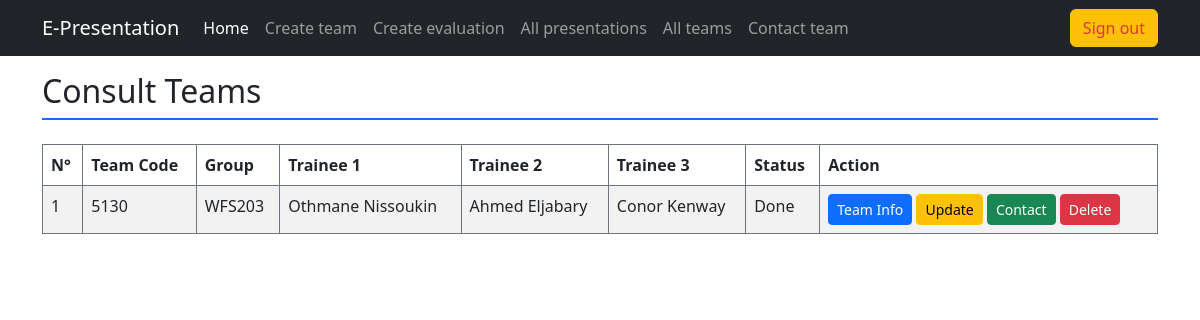
/index.php?action=all_teams (signed in), run on an earlier commit of the app's database.
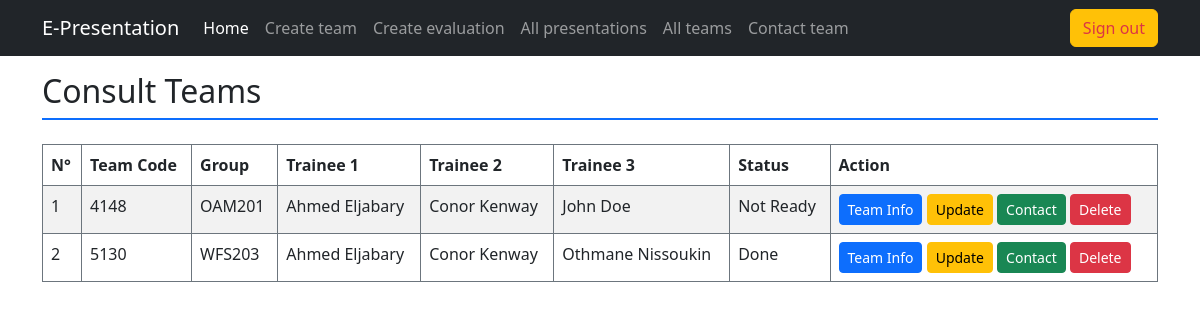
And on a later commit of the database.
### tables this page shows
CREATE TABLE `team` (
  `team_code` varchar(8) NOT NULL,
  `group_code` varchar(10) NOT NULL,
  `presentation_date` date DEFAULT NULL,
  `presentation_time` time DEFAULT NULL,
  `status` enum('Done','Ready','Not Ready') DEFAULT 'Not Ready'
);

### controller/layouts_rendering.php (called while the page is built, shortened)
<?php
    class LayoutRendering {
        static function all_teams() {
            $teams_data = PresentationModel::fetch_teams_full_info();
            if (isset($teams_data[0])) {
                $teams_data = is_null($teams_data[0]["team_code"]) ? [] : $teams_data;
            }
            require "view/mentor/all_teams.php";
        }
    }

### model/team_model.php (called while the page is built, shortened)
<?php
    class PresentationModel {
        static function connection() {
            $username = "root";
            $password = "";
            $host = "localhost";
            $dbname = "e-presentations";
            $dsn = "mysql:host=$host;dbname=$dbname";
            try {
                return new PDO($dsn, $username, $password);
            } catch (PDOException $err) {
                echo "<div class='alert alert-danger'>Database connection couldn't be established</div>";
                $err->getMessage();
            }
        }
        static function fetch_teams_full_info() {
            $connection = self::connection();
            $request = $connection->prepare("
                SELECT team.team_code, GROUP_CONCAT(trainee.fullname) AS members, team.group_code, team.status
                FROM team
                INNER JOIN trainee
                ON team.team_code = trainee.team_code
                GROUP BY team.team_code;");
            $request->execute();
            return $request->fetchAll(PDO::FETCH_ASSOC);
        }
    }
?>

### view/mentor/all_teams.php (the view, shortened to what this page needs)
<h2 class="border-bottom pb-2 border-2 border-primary mb-4">Consult Teams</h2>
<div class="table-responsive">
    <table class="table table-bordered border-secondary table-striped table-hover">
        <thead>
            <th>N°</th>
            <th>Team Code</th>
            <th>Group</th>
            <th>Trainee 1</th>
            <th>Trainee 2</th>
            <th>Trainee 3</th>
            <th>Status</th>
            <th>Action</th>
        </thead>
        <?php
            $counter = 0;
            foreach($teams_data as $team):
                ++$counter;
                $members = explode(",", $team["members"]);
        ?>
            <tr>
                <td><?= $counter ?></td>
                <td><?= $team["team_code"] ?></td>
                <td><?= $team["group_code"] ?></td>
                <td><?= isset($members[0]) ? $members[0] : "------" ?></td>
                <td><?= isset($members[1]) ? $members[1] : "------" ?></td>
                <td><?= isset($members[2]) ? $members[2] : "------" ?></td>
                <td><?= $team["status"] ?></td>
                <td>
                    <a href="index.php?action=team_info&team_code=<?= $team["team_code"] ?>" class="btn btn-sm btn-primary" target="_blank">Team Info</a>
                    <a href="index.php?action=update&team_code=<?= $team["team_code"] ?>" class="btn btn-sm btn-warning" target="_blank">Update</a>
                    <button class="btn btn-sm btn-success">Contact</button>
                    <button class="btn btn-sm btn-danger">Delete</button>
                </td>
            </tr>
        <?php
            endforeach;
        ?>
    </table>
</div>
<?php
    $content = ob_get_contents();
    require "view/master.php";
?>

### index.php (shortened to what this page needs)
<?php
    require "model/team_model.php";
    require "controller/layouts_rendering.php";
    if (isset($_GET["action"])) {
        switch ($_GET["action"]):
            case "all_teams":
                LayoutRendering::all_teams();
                break;
        endswitch;
    } else {
        LayoutRendering::main();
    }
?>

### view/master.php (shortened to what this page needs)
<!DOCTYPE html>
<html lang="en">
<head>
    <link rel="stylesheet" href="https://cdn.jsdelivr.net/npm/bootstrap@5.2.3/dist/css/bootstrap.min.css" />
    <link rel="stylesheet" href="https://cdn.jsdelivr.net/npm/bootstrap-icons@1.10.5/font/bootstrap-icons.css">
</head>
<body>
    <main class="container py-3">
    <?= $content ?>
    </main>
</body>
</html>

What changed in the data, as far as the page shows it:
added team: team_code "4148", group_code "OAM201", members "Ahmed Eljabary", members "Conor Kenway", members "John Doe", status "Not Ready"
computed for team "WFS203": members "Othmane Nissoukin" → "Ahmed Eljabary"; members "Ahmed Eljabary" → "Conor Kenway"; members "Conor Kenway" → "Othmane Nissoukin"
